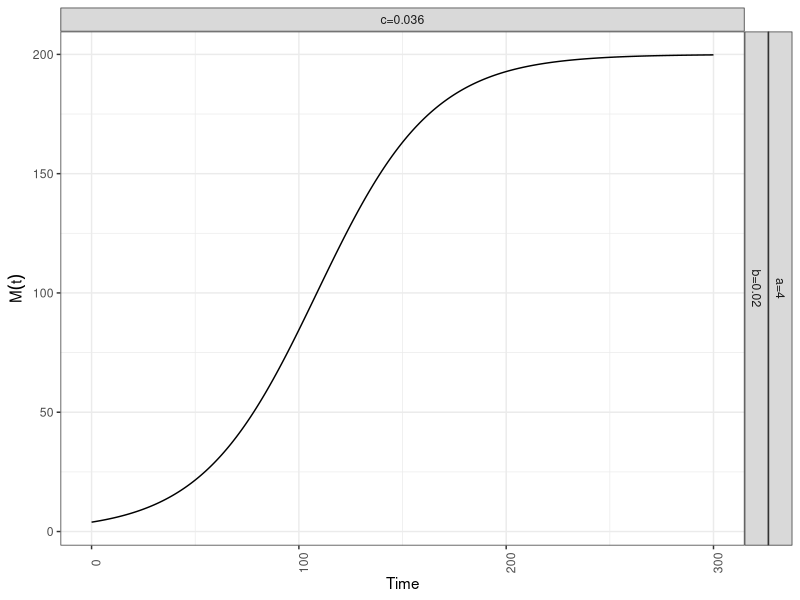
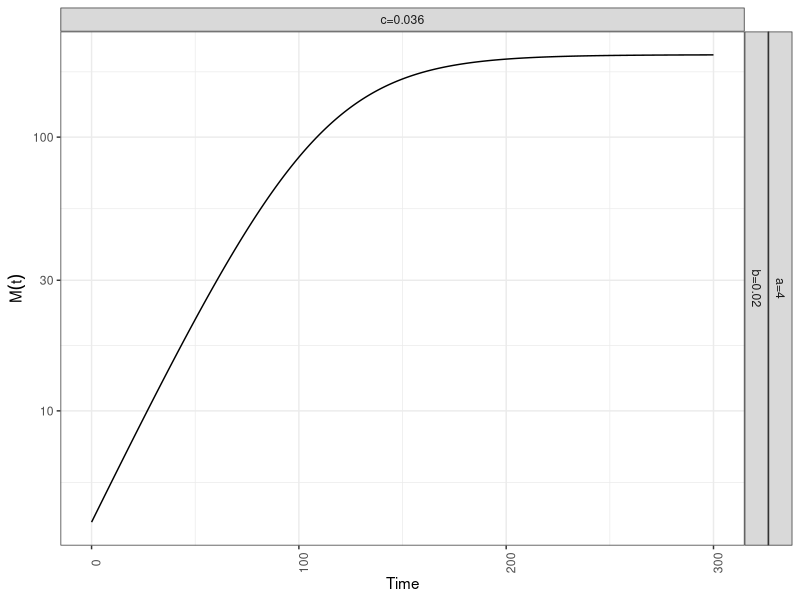
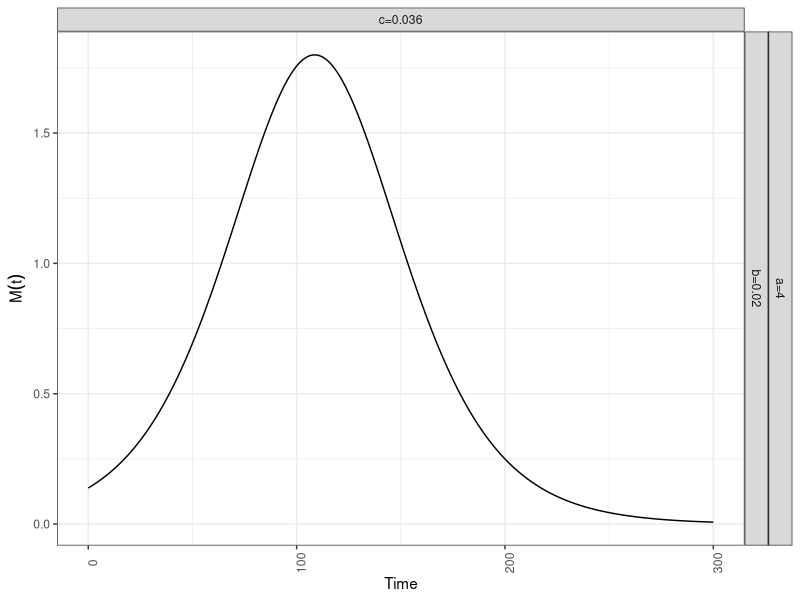
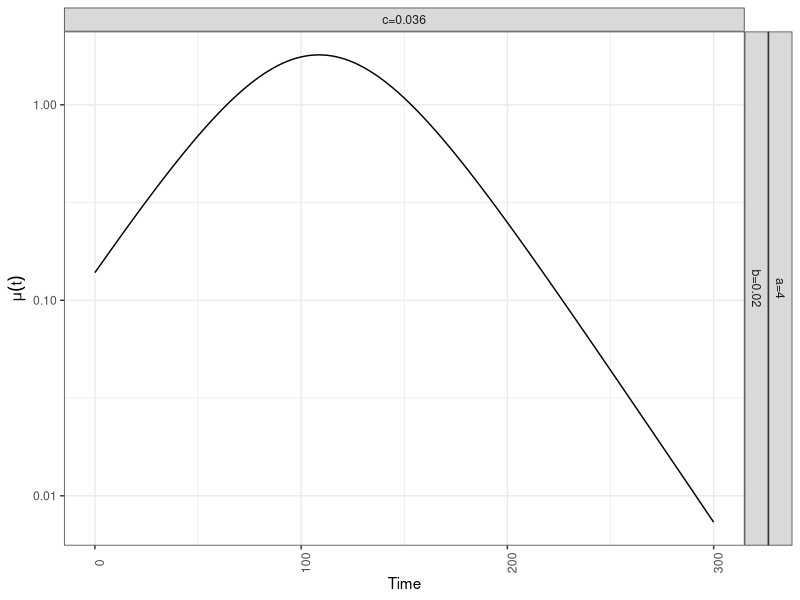

Source code (R) for these figures, in order:
###---------------------------------------------------------------###
###   Building a Platform for Data-Driven Pandemic Prediction:    ###
###   From Data Modelling to Visualization - the CovidLP Project  ###
###                                                               ###
###   Chapter 3: Basic epidemiological features                   ###
###                                                               ###
###                                                               ###
###                                                               ###
###   Author: the CovidLP Team                                    ###
###---------------------------------------------------------------###

###--------Packages
require(ggplot2)
require(tidyr)


#--------- Function mu(t),M(t)
mu_M = function(a,b,c,f,TT){
  t = seq(0,TT)
  mu.t = a*c*f*exp(-c*t)/(b+exp(-c*t))^(f+1)
  M.t = a/(b+exp(-c*t))^(f)
  res = list(mu.t=mu.t,M.t=M.t)
  return(res)
}

a = c(4);b=c(0.02);c=c(0.036);f=c(1)
tt=300

result.1=res.mu=res.M=NULL
for(k in f){
  for(j in c){
    for(l in b){
      for(i in a){
        aux.1 = data.frame(A = paste0("a=",i),
                           B = paste0("b=",l),
                           C = paste0("c=",j),
                           f = paste0("f=",k))
        result.1 = rbind(result.1,aux.1)
        res = mu_M(a=i,b=l,c=j,f=k,TT=tt)
        aux.mu = matrix(c(res$mu.t,0:tt),ncol=2)
        res.mu = rbind(res.mu,aux.mu)
        aux.M = matrix(c(res$M.t,0:tt),ncol=2)
        res.M = rbind(res.M,aux.M)
      }
    }
  }
}

aux.t = nrow(res.mu)/nrow(result.1)
data = data.frame(res.mu,res.M[,-2],apply(result.1,2,rep,each=aux.t))
colnames(data) = c("mu","id","M","a","b","c","f")
head(data)

#-----------------
# Figure 3.1 (a)
#-----------------

plot_M_3.1a= data%>%dplyr::group_split(f)%>% 
  purrr::map(
    ~ggplot(.) + 
      geom_line(aes(x=id,y=round(M,5)))+
      scale_x_continuous(limits = c(0,tt))+xlab("Time")+
      ylab(expression(M(t)))+
      facet_grid(a+b~c,scale="free_y") +
      theme_bw()+
      theme(axis.text.x=element_text(angle=90))
    
  ) %>%
  cowplot::plot_grid(plotlist = ., align = 'hv',ncol=1)

plot_M_3.1a

#-----------------
# Figure 3.1 (b)
#-----------------

plot_M_3.1b= data%>%dplyr::group_split(f)%>% 
  purrr::map(
    ~ggplot(.) + 
      geom_line(aes(x=id,y=round(M,5)))+
      scale_y_log10()+
      scale_x_continuous(limits = c(0,tt))+xlab("Time")+
      ylab(expression(M(t)))+
      facet_grid(a+b~c,scale="free_y") +
      theme_bw()+
      theme(axis.text.x=element_text(angle=90))
    
  ) %>%
  cowplot::plot_grid(plotlist = ., align = 'hv',ncol=1)

plot_M_3.1b

#-----------------
# Figure 3.2 (a)
#-----------------

plot_mu_3.1a= data%>%dplyr::group_split(f)%>% 
  purrr::map(
    ~ggplot(.) + 
      geom_line(aes(x=id,y=round(mu,5)))+
      scale_x_continuous(limits = c(0,tt))+xlab("Time")+
      ylab(expression(M(t)))+
      facet_grid(a+b~c,scale="free_y") +
      theme_bw()+
      theme(axis.text.x=element_text(angle=90))
    
  ) %>%
  cowplot::plot_grid(plotlist = ., align = 'hv',ncol=1)

plot_mu_3.1a

#-----------------
# Figure 3.2 (b)
#-----------------

plot_mu_3.2b= data%>%dplyr::group_split(f)%>% 
  purrr::map(
    ~ggplot(.) + 
      geom_line(aes(x=id,y=round(mu,5)))+
      scale_y_log10()+
      scale_x_continuous(limits = c(0,tt))+xlab("Time")+
      ylab(expression(mu(t)))+
      facet_grid(a+b~c,scale="free_y") +
      theme_bw()+
      theme(axis.text.x=element_text(angle=90))
    
  ) %>%
  cowplot::plot_grid(plotlist = ., align = 'hv',ncol=1)

plot_mu_3.2b

